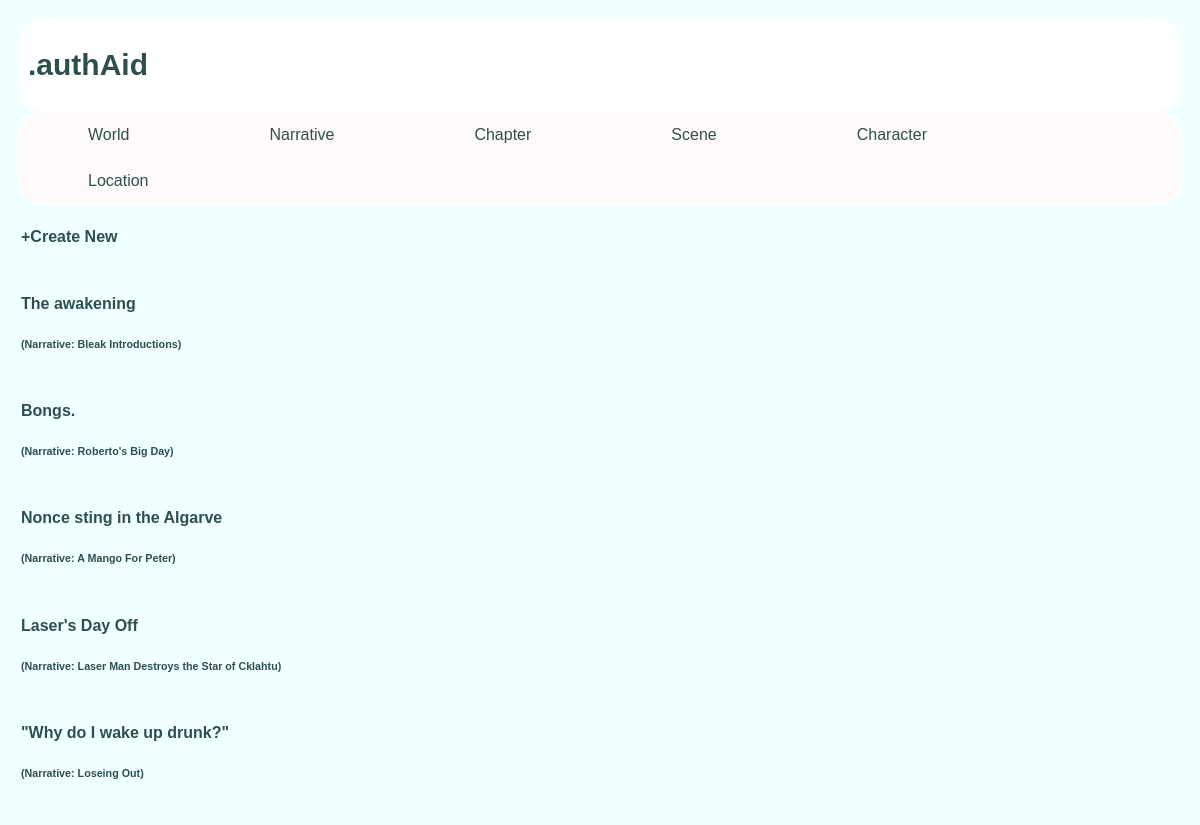
The app's page /author/chapter/ with its own data.
### author/models.py (models this page shows, shortened)
class Chapter(models.Model):
    title, description, notes = charFieldsAndNotes()
    ngi = setForeignKeysNullDelete(NarrativeGeneralInfo)
    world = setForeignKeysCascadeDelete(World)
    chapter_number = models.IntegerField(default=0)

class NarrativeGeneralInfo(models.Model):
    title,description,notes = charFieldsAndNotes()
    setting = models.CharField(max_length=2000, default='',blank=True)
    genre = models.CharField(max_length=200, default='',blank=True)
    world = setForeignKeysCascadeDelete(World)
    def __str__(self):
        return self.title

### author/views.py (the view)
# urls.py: path('chapter/',views.ChapterView.as_view(), name='chapter'),
class ChapterView(ListView):
    template_name, context_object_name = getPathFromAndContext_list('chapter', 'chapter')
    def get_queryset(self):
        return Chapter.objects.all().order_by('world')

### author/templates/author/chapter.html (shortened to what this page needs)
<!DOCTYPE html>
<html lang="en">
<head>
</head>
<body>
{% extends "author/base.html" %}
{%block content%}
{% load static %}
<link rel="stylesheet" type="text/css" href="{% static 'author/nonbasestyle.css' %}">
<div class="sidebar">
    <h4><a href="{% url 'author:chapter_create'%}">+Create New</a> </h4>
    </div>
{%if chapter_list%}
    {%for chapter in chapter_list%}
        <div class="sidebar">
            <h4><a href="{%url 'author:chapter_detail' chapter.pk%}">{{chapter.title}}</a></h4>
        <h6>(Narrative: {{chapter.ngi}})</h6>
        </div>
    {%endfor%}
{%endif%}
{%endblock%}

### author/static/author/style.css (style rules this page uses)
* { box-sizing: border-box; border-radius: 25px }
body { font-family: arial; padding:10px; background: Azure; }

### author/static/author/nonbasestyle.css (style rules this page uses)
.sidebar { overflow:auto; background-color:Azure; width:fit-content; padding: 3px;border-radius: 0px;margin:left; display:block; }
.sidebar a:link,a:visited { text-decoration: none; color:#2F4F4F; }
.sidebar h6 { color:#2F4F4F; }

### records on screen
Chapter: title "The awakening", ngi "Bleak Introductions"
Chapter: title "Bongs.", ngi "Roberto's Big Day"
Chapter: title "Nonce sting in the Algarve", ngi "A Mango For Peter"
Chapter: title "Laser's Day Off", ngi "Laser Man Destroys the Star of Cklahtu"
Chapter: title "\"Why do I wake up drunk?\"", ngi "Loseing Out"
